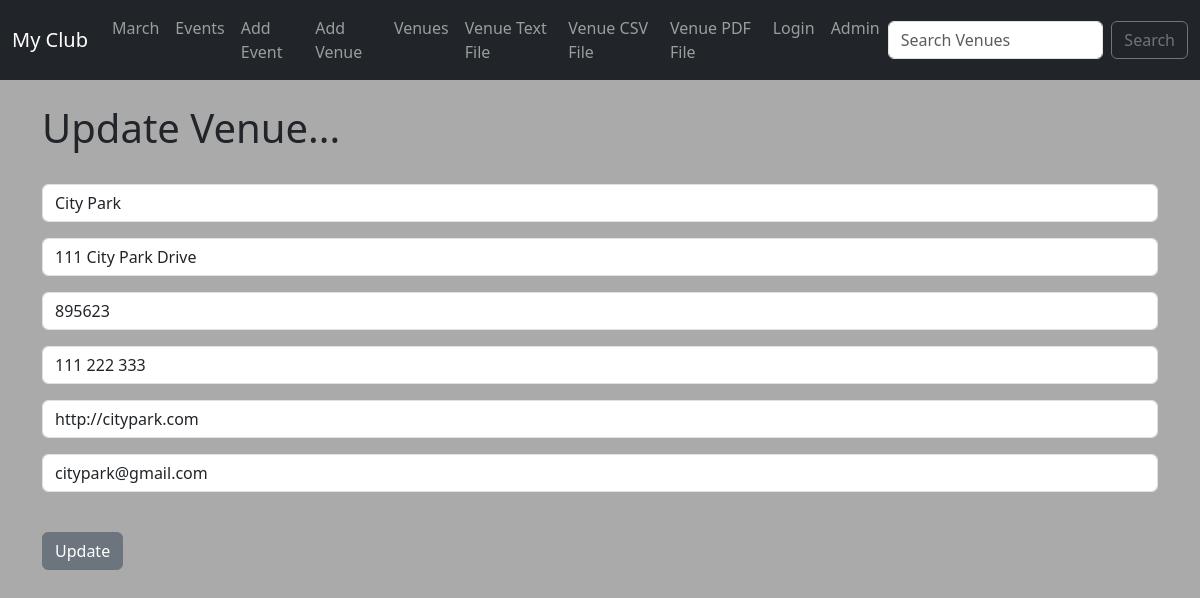
The app's page /update_venue/1, older data.
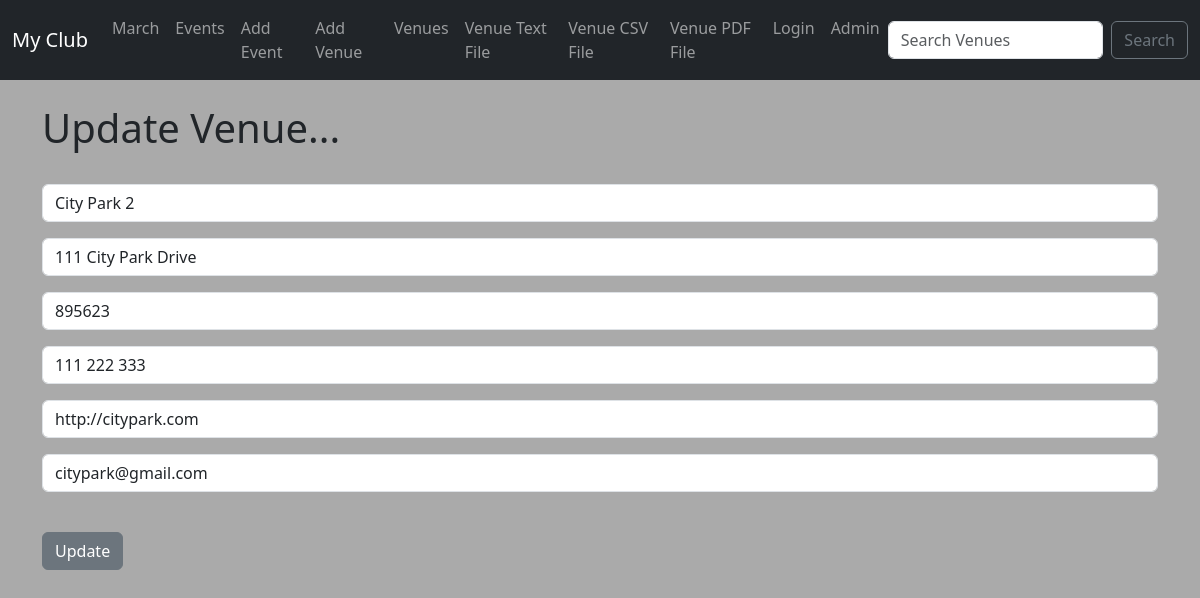
The same page, newer data.
### events/models.py (models this page shows, shortened)
class Venue(models.Model):
    name = models.CharField(max_length=120)
    address = models.CharField(max_length=300)
    zip_code = models.CharField(max_length=15)
    phone = models.CharField(max_length=25, blank=True)
    web = models.URLField(blank=True)
    email_address = models.EmailField(blank=True)

### events/views.py (the view)
# urls.py: path('update_venue/<venue_id>', views.update_venue, name="update-venue"),
def update_venue(request, venue_id):
    venue = Venue.objects.get(pk=venue_id)
    form = VenueForm(request.POST or None, instance=venue)
    if form.is_valid():
        form.save()
        return redirect('list-venues')
    context = {
        "venue" : venue,
        "form" : form,
    }
    return render(request, 'update_venue.html', context)

### events/forms.py
class VenueForm(ModelForm):
    class Meta:
        model = Venue
        fields = ('name', 'address', 'zip_code', 'phone', 'web', 'email_address')
        labels = {
            'name': '',
            'address': '',
            'zip_code': '',
            'phone': '',
            'web': '',
            'email_address': '',
        }
        widgets = {
            'name': forms.TextInput(attrs={'class': 'form-control', 'placeholder' : 'Venue Name'}),
            'address': forms.TextInput(attrs={'class': 'form-control', 'placeholder' : 'Address'}),
            'zip_code': forms.TextInput(attrs={'class': 'form-control', 'placeholder' : 'Zip Code'}),
            'phone': forms.TextInput(attrs={'class': 'form-control', 'placeholder' : 'Phone'}),
            'web': forms.TextInput(attrs={'class': 'form-control', 'placeholder' : 'Web Address'}),
            'email_address': forms.EmailInput(attrs={'class': 'form-control', 'placeholder' : 'Email'}),
        }

### events/templates/update_venue.html (shortened to what this page needs)
{% extends 'base.html' %}
{% block content %}
    <h1>Update Venue...</h1>
    <br>
    <form action="" method="POST">
        {{ form.as_p }}
        <br>
        <input type="submit" value="Update" class="btn btn-secondary">
    </form>
{% endblock %}

Row changes from the older to the newer data that the page shows:
changed Venue "111 City Park Drive": name "City Park" → "City Park 2"
